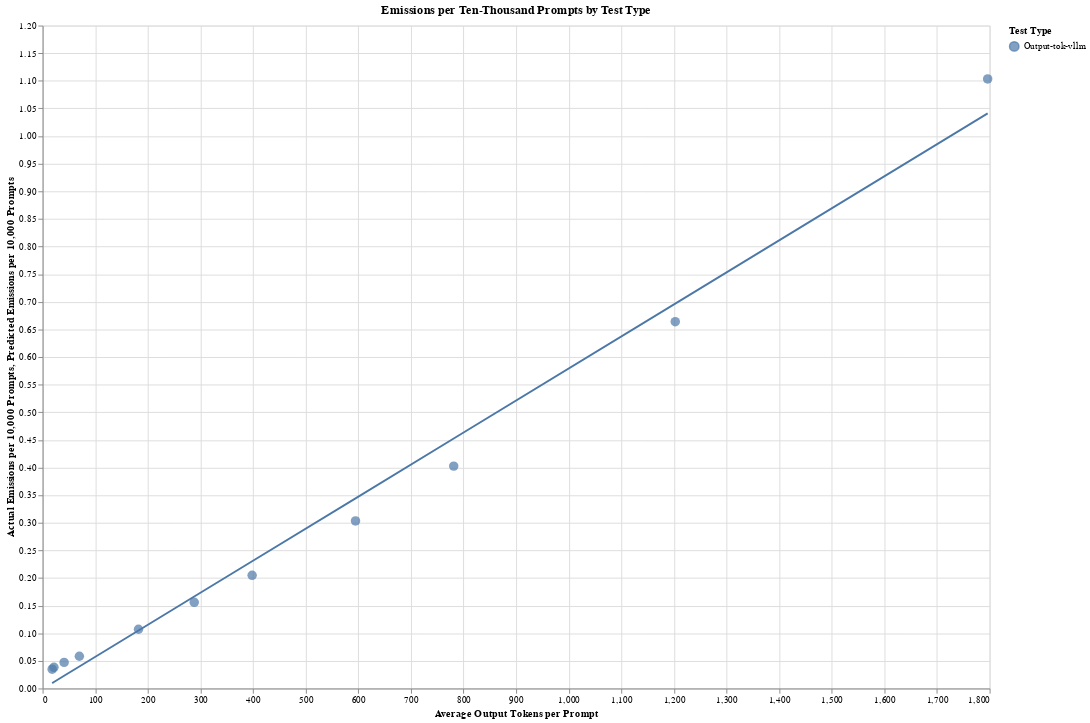

This figure's notebook cell:
### Code cell
# Define chart width and height
chart_width = 1000
chart_height = 700

x_title = 'Average Output Tokens per Prompt'
x_data = 'avg_out_tok'
test_type = 'Output-tok-vllm'

scatter = alt.Chart(df).mark_circle(size=100).encode(
    x=alt.X(x_data, title=x_title),
    y=alt.Y('actual_emissions_per_10k_prompts', title='Actual Emissions per 10,000 Prompts'),
    color = alt.Color('test_type:N', title='Test Type').sort(df['test_type'].unique()),
    tooltip=[
        alt.Tooltip('parameters', title='Parameters (billions)'),
        alt.Tooltip('actual_emissions_per_10k_prompts', title='Actual Emissions per 10,000 Prompts'),
        alt.Tooltip('pred_emissions_per_10k_prompts', title='Predicted Emissions per 10,000 Prompts'),
        alt.Tooltip('avg_out_tok', title='Average Output Tokens per Prompt'),
        alt.Tooltip('avg_in_tok', title='Average Input Tokens per Prompt'),
        alt.Tooltip('num_examples', title='Number of Examples'),
        alt.Tooltip('num_prompts', title='Number of Prompts'),
        alt.Tooltip('model_type', title='Model Type'),
        alt.Tooltip('test_type', title='Test Type'),
        alt.Tooltip('test_type', title='Test Type'),
    ]
).properties(
    title=f'Actual Emissions for {test_type} per 10,000 Prompts',
    width=chart_width,
    height=chart_height
)

# Create line plots for predicted emissions
line = alt.Chart(df).mark_line().encode(
    x=alt.X(x_data, title=x_title),
    y=alt.Y('pred_emissions_per_10k_prompts', title='Predicted Emissions per 10,000 Prompts'),
    color = alt.Color('test_type:N', title='Test Type').sort(df['test_type'].unique()),
    tooltip=[
        alt.Tooltip('parameters', title='Parameters (billions)'),
        alt.Tooltip('actual_emissions_per_10k_prompts', title='Actual Emissions per 10,000 Prompts'),
        alt.Tooltip('pred_emissions_per_10k_prompts', title='Predicted Emissions per 10,000 Prompts'),
        alt.Tooltip('avg_out_tok', title='Average Output Tokens per Prompt'),
        alt.Tooltip('avg_in_tok', title='Average Input Tokens per Prompt'),
        alt.Tooltip('num_examples', title='Number of Examples'),
        alt.Tooltip('num_prompts', title='Number of Prompts'),
        alt.Tooltip('model_type', title='Model Type'),
        alt.Tooltip('test_type', title='Test Type'),
    ]
).properties(
    width=chart_width,
    height=chart_height
)

# Create a combined chart with overlays for all emission types
combined_chart = alt.layer(scatter+line).resolve_scale(
    x='independent'
).properties(
    title='Emissions per Ten-Thousand Prompts by Test Type',
    width=chart_width,  # Adjusted width for combined chart
    height=chart_height  # Adjusted height for combined chart
)

combined_chart.show()

### Figure 1 — Vega-Lite specification as saved in the notebook (floating-point values rounded to 4 significant figures)
{"config": {"view": {"continuousWidth": 300, "continuousHeight": 300}}, "layer": [{"layer": [{"mark": {"type": "circle", "size": 100}, "encoding": {"color": {"field": "test_type", "sort": ["Output-tok-vllm"], "title": "Test Type", "type": "nominal"}, "tooltip": [{"field": "parameters", "title": "Parameters (billions)", "type": "quantitative"}, {"field": "actual_emissions_per_10k_prompts", "title": "Actual Emissions per 10,000 Prompts", "type": "quantitative"}, {"field": "pred_emissions_per_10k_prompts", "title": "Predicted Emissions per 10,000 Prompts", "type": "quantitative"}, {"field": "avg_out_tok", "title": "Average Output Tokens per Prompt", "type": "quantitative"}, {"field": "avg_in_tok", "title": "Average Input Tokens per Prompt", "type": "quantitative"}, {"field": "num_examples", "title": "Number of Examples", "type": "quantitative"}, {"field": "num_prompts", "title": "Number of Prompts", "type": "quantitative"}, {"field": "model_type", "title": "Model Type", "type": "nominal"}, {"field": "test_type", "title": "Test Type", "type": "nominal"}, {"field": "test_type", "title": "Test Type", "type": "nominal"}], "x": {"field": "avg_out_tok", "title": "Average Output Tokens per Prompt", "type": "quantitative"}, "y": {"field": "actual_emissions_per_10k_prompts", "title": "Actual Emissions per 10,000 Prompts", "type": "quantitative"}}, "title": "Actual Emissions for Output-tok-vllm per 10,000 Prompts"}, {"mark": {"type": "line"}, "encoding": {"color": {"field": "test_type", "sort": ["Output-tok-vllm"], "title": "Test Type", "type": "nominal"}, "tooltip": [{"field": "parameters", "title": "Parameters (billions)", "type": "quantitative"}, {"field": "actual_emissions_per_10k_prompts", "title": "Actual Emissions per 10,000 Prompts", "type": "quantitative"}, {"field": "pred_emissions_per_10k_prompts", "title": "Predicted Emissions per 10,000 Prompts", "type": "quantitative"}, {"field": "avg_out_tok", "title": "Average Output Tokens per Prompt", "type": "quantitative"}, {"field": "avg_in_tok", "title": "Average Input Tokens per Prompt", "type": "quantitative"}, {"field": "num_examples", "title": "Number of Examples", "type": "quantitative"}, {"field": "num_prompts", "title": "Number of Prompts", "type": "quantitative"}, {"field": "model_type", "title": "Model Type", "type": "nominal"}, {"field": "test_type", "title": "Test Type", "type": "nominal"}], "x": {"field": "avg_out_tok", "title": "Average Output Tokens per Prompt", "type": "quantitative"}, "y": {"field": "pred_emissions_per_10k_prompts", "title": "Predicted Emissions per 10,000 Prompts", "type": "quantitative"}}}]}], "data": {"name": "data-42ec5c93108dd8df7d3912276fb1596d"}, "height": 700, "resolve": {"scale": {"x": "independent"}}, "title": "Emissions per Ten-Thousand Prompts by Test Type", "width": 1000, "$schema": "https://vega.github.io/schema/vega-lite/v5.17.0.json", "datasets": {"data-42ec5c93108dd8df7d3912276fb1596d": [{"test_type": "Output-tok-vllm", "model_type": "llama3", "parameters": 8, "num_examples": 1, "num_prompts": 1000, "total_time": 49.2, "time_per_prompt": 0.0492, "tok_per_sec": 369.4, "total_out_tok": 18170.0, "total_in_tok": 186700.0, "avg_out_tok": 18.17, "avg_in_tok": 186.7, "actual_emissions_per_10k_prompts": 0.03497, "actual_total_energy_per_10k_prompts": 0.05259, "actual_cpu_energy_per_10k_prompts": 0.007089, "actual_gpu_energy_per_10k_prompts": 0.03414, "actual_ram_energy_per_10k_prompts": 0.01136, "actual_idle_gpu_energy_per_10k_prompts": 0.01531, "actual_non_idle_gpu_energy_per_10k_prompts": 0.01883, "pred_emissions_per_10k_prompts": 0.00976, "pred_total_energy_per_10k_prompts": 0.01468, "pred_cpu_energy_per_10k_prompts": 0.002586, "pred_gpu_energy_per_10k_prompts": 0.007931, "pred_ram_energy_per_10k_prompts": 0.004162, "pred_idle_gpu_energy_per_10k_prompts": 0.005577, "pred_non_idle_gpu_energy_per_10k_prompts": 0.002354}, {"test_type": "Output-tok-vllm", "model_type": "llama3", "parameters": 8, "num_examples": 2, "num_prompts": 1000, "total_time": 51.67, "time_per_prompt": 0.05167, "tok_per_sec": 416.6, "total_out_tok": 21520.0, "total_in_tok": 186700.0, "avg_out_tok": 21.52, "avg_in_tok": 186.7, "actual_emissions_per_10k_prompts": 0.03829, "actual_total_energy_per_10k_prompts": 0.05758, "actual_cpu_energy_per_10k_prompts": 0.007447, "actual_gpu_energy_per_10k_prompts": 0.03822, "actual_ram_energy_per_10k_prompts": 0.01191, "actual_idle_gpu_energy_per_10k_prompts": 0.01607, "actual_non_idle_gpu_energy_per_10k_prompts": 0.02215, "pred_emissions_per_10k_prompts": 0.0117, "pred_total_energy_per_10k_prompts": 0.0176, "pred_cpu_energy_per_10k_prompts": 0.002954, "pred_gpu_energy_per_10k_prompts": 0.009896, "pred_ram_energy_per_10k_prompts": 0.004751, "pred_idle_gpu_energy_per_10k_prompts": 0.006371, "pred_non_idle_gpu_energy_per_10k_prompts": 0.003525}, {"test_type": "Output-tok-vllm", "model_type": "llama3", "parameters": 8, "num_examples": 3, "num_prompts": 1000, "total_time": 63.47, "time_per_prompt": 0.06347, "tok_per_sec": 643.8, "total_out_tok": 40860.0, "total_in_tok": 186700.0, "avg_out_tok": 40.86, "avg_in_tok": 186.7, "actual_emissions_per_10k_prompts": 0.04721, "actual_total_energy_per_10k_prompts": 0.071, "actual_cpu_energy_per_10k_prompts": 0.00915, "actual_gpu_energy_per_10k_prompts": 0.04719, "actual_ram_energy_per_10k_prompts": 0.01466, "actual_idle_gpu_energy_per_10k_prompts": 0.01975, "actual_non_idle_gpu_energy_per_10k_prompts": 0.02744, "pred_emissions_per_10k_prompts": 0.02292, "pred_total_energy_per_10k_prompts": 0.03447, "pred_cpu_energy_per_10k_prompts": 0.005077, "pred_gpu_energy_per_10k_prompts": 0.02124, "pred_ram_energy_per_10k_prompts": 0.008151, "pred_idle_gpu_energy_per_10k_prompts": 0.01096, "pred_non_idle_gpu_energy_per_10k_prompts": 0.01028}, {"test_type": "Output-tok-vllm", "model_type": "llama3", "parameters": 8, "num_examples": 5, "num_prompts": 1000, "total_time": 80.34, "time_per_prompt": 0.08034, "tok_per_sec": 869.5, "total_out_tok": 69860.0, "total_in_tok": 186700.0, "avg_out_tok": 69.86, "avg_in_tok": 186.7, "actual_emissions_per_10k_prompts": 0.05833, "actual_total_energy_per_10k_prompts": 0.08772, "actual_cpu_energy_per_10k_prompts": 0.01157, "actual_gpu_energy_per_10k_prompts": 0.0576, "actual_ram_energy_per_10k_prompts": 0.01854, "actual_idle_gpu_energy_per_10k_prompts": 0.025, "actual_non_idle_gpu_energy_per_10k_prompts": 0.0326, "pred_emissions_per_10k_prompts": 0.03974, "pred_total_energy_per_10k_prompts": 0.05976, "pred_cpu_energy_per_10k_prompts": 0.00826, "pred_gpu_energy_per_10k_prompts": 0.03825, "pred_ram_energy_per_10k_prompts": 0.01325, "pred_idle_gpu_energy_per_10k_prompts": 0.01783, "pred_non_idle_gpu_energy_per_10k_prompts": 0.02042}, {"test_type": "Output-tok-vllm", "model_type": "llama3", "parameters": 8, "num_examples": 10, "num_prompts": 1000, "total_time": 144.8, "time_per_prompt": 0.1448, "tok_per_sec": 1259.0, "total_out_tok": 182200.0, "total_in_tok": 186700.0, "avg_out_tok": 182.2, "avg_in_tok": 186.7, "actual_emissions_per_10k_prompts": 0.1072, "actual_total_energy_per_10k_prompts": 0.1612, "actual_cpu_energy_per_10k_prompts": 0.02086, "actual_gpu_energy_per_10k_prompts": 0.1069, "actual_ram_energy_per_10k_prompts": 0.03342, "actual_idle_gpu_energy_per_10k_prompts": 0.04504, "actual_non_idle_gpu_energy_per_10k_prompts": 0.06187, "pred_emissions_per_10k_prompts": 0.1049, "pred_total_energy_per_10k_prompts": 0.1578, "pred_cpu_energy_per_10k_prompts": 0.0206, "pred_gpu_energy_per_10k_prompts": 0.1042, "pred_ram_energy_per_10k_prompts": 0.033, "pred_idle_gpu_energy_per_10k_prompts": 0.04449, "pred_non_idle_gpu_energy_per_10k_prompts": 0.05969}, {"test_type": "Output-tok-vllm", "model_type": "llama3", "parameters": 8, "num_examples": 15, "num_prompts": 1000, "total_time": 211.4, "time_per_prompt": 0.2114, "tok_per_sec": 1364.0, "total_out_tok": 288200.0, "total_in_tok": 186700.0, "avg_out_tok": 288.2, "avg_in_tok": 186.7, "actual_emissions_per_10k_prompts": 0.1559, "actual_total_energy_per_10k_prompts": 0.2345, "actual_cpu_energy_per_10k_prompts": 0.03045, "actual_gpu_energy_per_10k_prompts": 0.1553, "actual_ram_energy_per_10k_prompts": 0.04877, "actual_idle_gpu_energy_per_10k_prompts": 0.06576, "actual_non_idle_gpu_energy_per_10k_prompts": 0.08952, "pred_emissions_per_10k_prompts": 0.1664, "pred_total_energy_per_10k_prompts": 0.2502, "pred_cpu_energy_per_10k_prompts": 0.03223, "pred_gpu_energy_per_10k_prompts": 0.1663, "pred_ram_energy_per_10k_prompts": 0.05163, "pred_idle_gpu_energy_per_10k_prompts": 0.06962, "pred_non_idle_gpu_energy_per_10k_prompts": 0.09673}, {"test_type": "Output-tok-vllm", "model_type": "llama3", "parameters": 8, "num_examples": 20, "num_prompts": 1000, "total_time": 276.6, "time_per_prompt": 0.2766, "tok_per_sec": 1440.0, "total_out_tok": 398300.0, "total_in_tok": 186700.0, "avg_out_tok": 398.3, "avg_in_tok": 186.7, "actual_emissions_per_10k_prompts": 0.2048, "actual_total_energy_per_10k_prompts": 0.308, "actual_cpu_energy_per_10k_prompts": 0.03984, "actual_gpu_energy_per_10k_prompts": 0.2044, "actual_ram_energy_per_10k_prompts": 0.06383, "actual_idle_gpu_energy_per_10k_prompts": 0.08606, "actual_non_idle_gpu_energy_per_10k_prompts": 0.1183, "pred_emissions_per_10k_prompts": 0.2302, "pred_total_energy_per_10k_prompts": 0.3462, "pred_cpu_energy_per_10k_prompts": 0.04432, "pred_gpu_energy_per_10k_prompts": 0.2309, "pred_ram_energy_per_10k_prompts": 0.07097, "pred_idle_gpu_energy_per_10k_prompts": 0.09572, "pred_non_idle_gpu_energy_per_10k_prompts": 0.1352}, {"test_type": "Output-tok-vllm", "model_type": "llama3", "parameters": 8, "num_examples": 30, "num_prompts": 1000, "total_time": 408.5, "time_per_prompt": 0.4085, "tok_per_sec": 1456.0, "total_out_tok": 594800.0, "total_in_tok": 186700.0, "avg_out_tok": 594.8, "avg_in_tok": 186.7, "actual_emissions_per_10k_prompts": 0.3033, "actual_total_energy_per_10k_prompts": 0.4562, "actual_cpu_energy_per_10k_prompts": 0.05885, "actual_gpu_energy_per_10k_prompts": 0.3031, "actual_ram_energy_per_10k_prompts": 0.09426, "actual_idle_gpu_energy_per_10k_prompts": 0.1271, "actual_non_idle_gpu_energy_per_10k_prompts": 0.176, "pred_emissions_per_10k_prompts": 0.3442, "pred_total_energy_per_10k_prompts": 0.5176, "pred_cpu_energy_per_10k_prompts": 0.06589, "pred_gpu_energy_per_10k_prompts": 0.3462, "pred_ram_energy_per_10k_prompts": 0.1055, "pred_idle_gpu_energy_per_10k_prompts": 0.1423, "pred_non_idle_gpu_energy_per_10k_prompts": 0.2039}, {"test_type": "Output-tok-vllm", "model_type": "llama3", "parameters": 8, "num_examples": 40, "num_prompts": 1000, "total_time": 541.2, "time_per_prompt": 0.5412, "tok_per_sec": 1444.0, "total_out_tok": 781400.0, "total_in_tok": 186700.0, "avg_out_tok": 781.4, "avg_in_tok": 186.7, "actual_emissions_per_10k_prompts": 0.4025, "actual_total_energy_per_10k_prompts": 0.6053, "actual_cpu_energy_per_10k_prompts": 0.07795, "actual_gpu_energy_per_10k_prompts": 0.4025, "actual_ram_energy_per_10k_prompts": 0.1249, "actual_idle_gpu_energy_per_10k_prompts": 0.1684, "actual_non_idle_gpu_energy_per_10k_prompts": 0.2341, "pred_emissions_per_10k_prompts": 0.4524, "pred_total_energy_per_10k_prompts": 0.6804, "pred_cpu_energy_per_10k_prompts": 0.08639, "pred_gpu_energy_per_10k_prompts": 0.4557, "pred_ram_energy_per_10k_prompts": 0.1383, "pred_idle_gpu_energy_per_10k_prompts": 0.1866, "pred_non_idle_gpu_energy_per_10k_prompts": 0.2691}, {"test_type": "Output-tok-vllm", "model_type": "llama3", "parameters": 8, "num_examples": 60, "num_prompts": 1000, "total_time": 882.3, "time_per_prompt": 0.8823, "tok_per_sec": 1363.0, "total_out_tok": 1202000.0, "total_in_tok": 186700.0, "avg_out_tok": 1202.0, "avg_in_tok": 186.7, "actual_emissions_per_10k_prompts": 0.6639, "actual_total_energy_per_10k_prompts": 0.9984, "actual_cpu_energy_per_10k_prompts": 0.1271, "actual_gpu_energy_per_10k_prompts": 0.6679, "actual_ram_energy_per_10k_prompts": 0.2035, "actual_idle_gpu_energy_per_10k_prompts": 0.2745, "actual_non_idle_gpu_energy_per_10k_prompts": 0.3934, "pred_emissions_per_10k_prompts": 0.6966, "pred_total_energy_per_10k_prompts": 1.048, "pred_cpu_energy_per_10k_prompts": 0.1326, "pred_gpu_energy_per_10k_prompts": 0.7027, "pred_ram_energy_per_10k_prompts": 0.2123, "pred_idle_gpu_energy_per_10k_prompts": 0.2864, "pred_non_idle_gpu_energy_per_10k_prompts": 0.4162}, {"test_type": "Output-tok-vllm", "model_type": "llama3", "parameters": 8, "num_examples": 90, "num_prompts": 1000, "total_time": 1447.0, "time_per_prompt": 1.447, "tok_per_sec": 1241.0, "total_out_tok": 1796000.0, "total_in_tok": 186700.0, "avg_out_tok": 1796.0, "avg_in_tok": 186.7, "actual_emissions_per_10k_prompts": 1.103, "actual_total_energy_per_10k_prompts": 1.659, "actual_cpu_energy_per_10k_prompts": 0.2085, "actual_gpu_energy_per_10k_prompts": 1.117, "actual_ram_energy_per_10k_prompts": 0.3337, "actual_idle_gpu_energy_per_10k_prompts": 0.4503, "actual_non_idle_gpu_energy_per_10k_prompts": 0.667, "pred_emissions_per_10k_prompts": 1.041, "pred_total_energy_per_10k_prompts": 1.566, "pred_cpu_energy_per_10k_prompts": 0.1978, "pred_gpu_energy_per_10k_prompts": 1.051, "pred_ram_energy_per_10k_prompts": 0.3167, "pred_idle_gpu_energy_per_10k_prompts": 0.4273, "pred_non_idle_gpu_energy_per_10k_prompts": 0.6238}]}}
